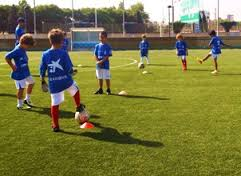
%> input picture Ass2/players.jpeg, 241 x 176 px
$ octave ProbStat_Ass2_ex13.m   (GNU Octave 9; MATLAB toolbox functions it lacks are replaced by stand-ins)
%> lines starting %> are read from the running program, lines starting %| are printed output that depends on the picture; in (x1, y1, x2, y2) boxes, pixels count from 0 and x2, y2 are one past the last pixel; in counts of white or black regions, pixels touching at a corner belong together; the program's own positions count from 1
### Ass2/ProbStat_Ass2_ex6.m
picture = double(imread('players.jpeg'))/255;

pictureBlue = blueSegment(picture);

partPlay = pictureBlue(50:90, 40:70);

partBack = pictureBlue(1:176, 115:135);

%imagesc(partBack);

%hist(partPlay(:));
%hist(partBack(:));

### Ass2/blueSegment.m
function toRet = blueSegment(toSegment)
    Red = toSegment(:,:,1);
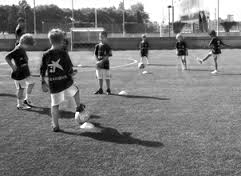
%> Red: size 176x241 double; min 0, max 1, mean 0.482
    Green = toSegment(:,:,2);
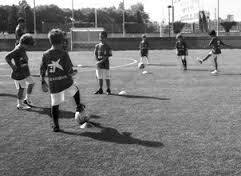
%> Green: size 176x241 double; min 0, max 1, mean 0.477
    Blue = toSegment(:,:,3);
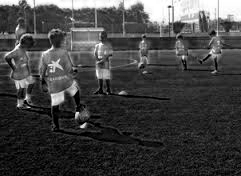
%> Blue: size 176x241 double; min 0, max 1, mean 0.262
    toRet = zeros(size(Red,1), size(Red,2));
    for i = 1:size(Red, 1)
        for j = 1:size(Red, 2)
            Rc = Red(i,j);
            Gc = Green(i,j);
            Bc = Blue(i,j);
            toRet(i,j) = Bc/(Rc + Gc + Bc);
        end
    end
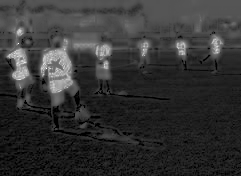
%> toRet: size 176x241 double; min 0, max 1, mean 0.204
%> `partPlay = pictureBlue(50:90, 40:70);`:
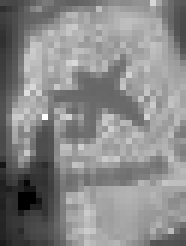
%> partPlay: size 41x31 double (shown 6 times larger); min 0, max 1, mean 0.536
%> `partBack = pictureBlue(1:176, 115:135);`:
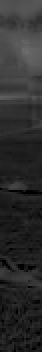
%> partBack: size 176x21 double (shown 2 times larger); min 0, max 0.433, mean 0.178

end

### Ass2/ProbStat_Ass2_ex13.m
ProbStat_Ass2_ex6

pictureBW = zeros(size(pictureBlue));

mu1 = 0.6;
mu2 = 0.15;
sigma1 = 0.1;
sigma2 = 0.09;

for i = 1:size(pictureBlue, 1)
    for j = 1:size(pictureBlue, 2)
        pictureBW(i,j) = rule(pictureBlue(i,j), mu1, mu2, sigma1, sigma2);
    end
end
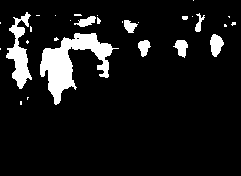
%> pictureBW: size 176x241 double; values 0 (black) and 1 (white), 9.4% white; 29 white regions (19 under 20 px), largest, box (x1, y1, x2, y2) and area: (40, 33, 119, 105) 2142, (6, 12, 32, 89) 866, (210, 34, 224, 57) 217

pictureBW = cat(3, pictureBW, pictureBW, pictureBW);
imagesc(pictureBW);
